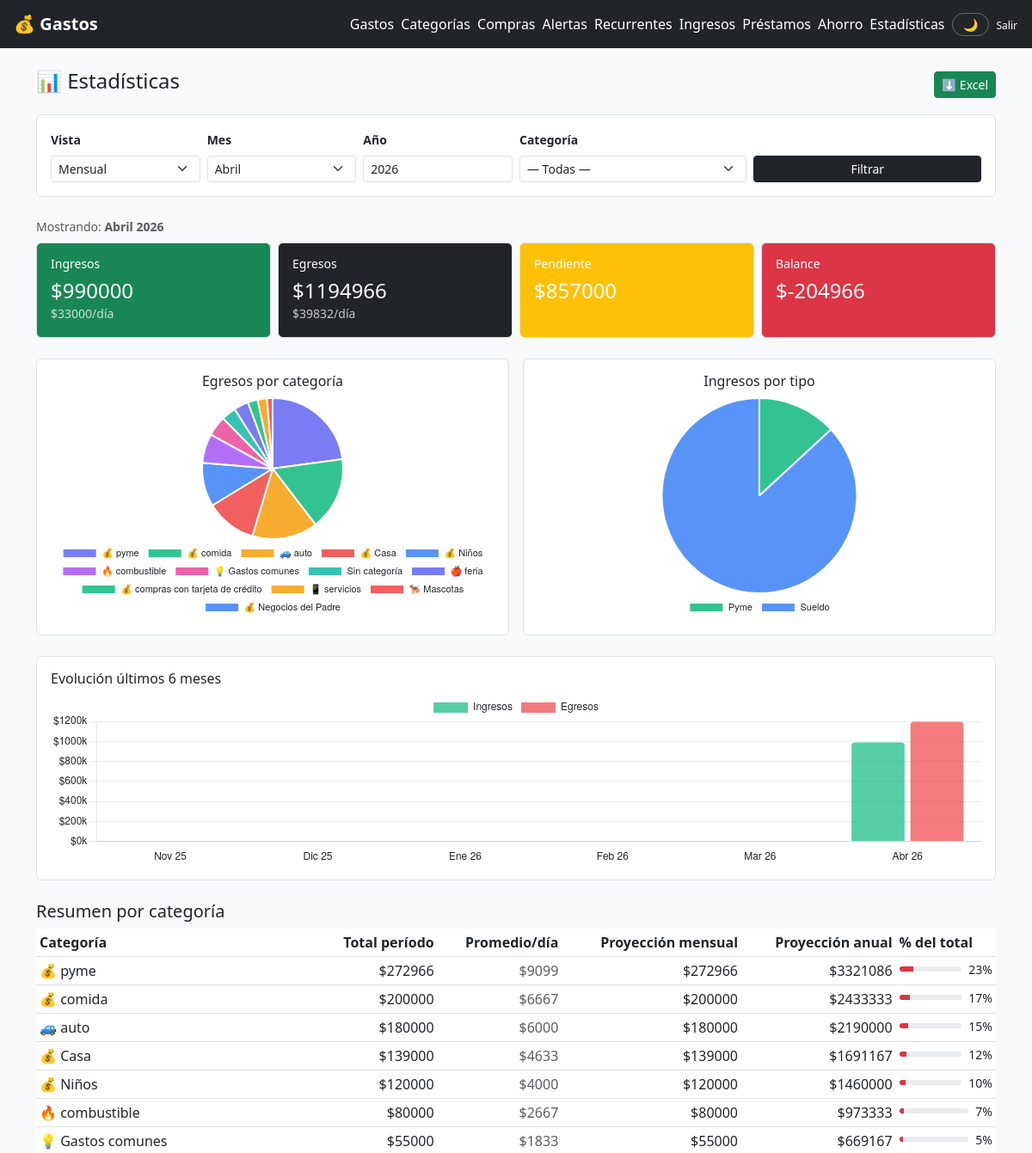
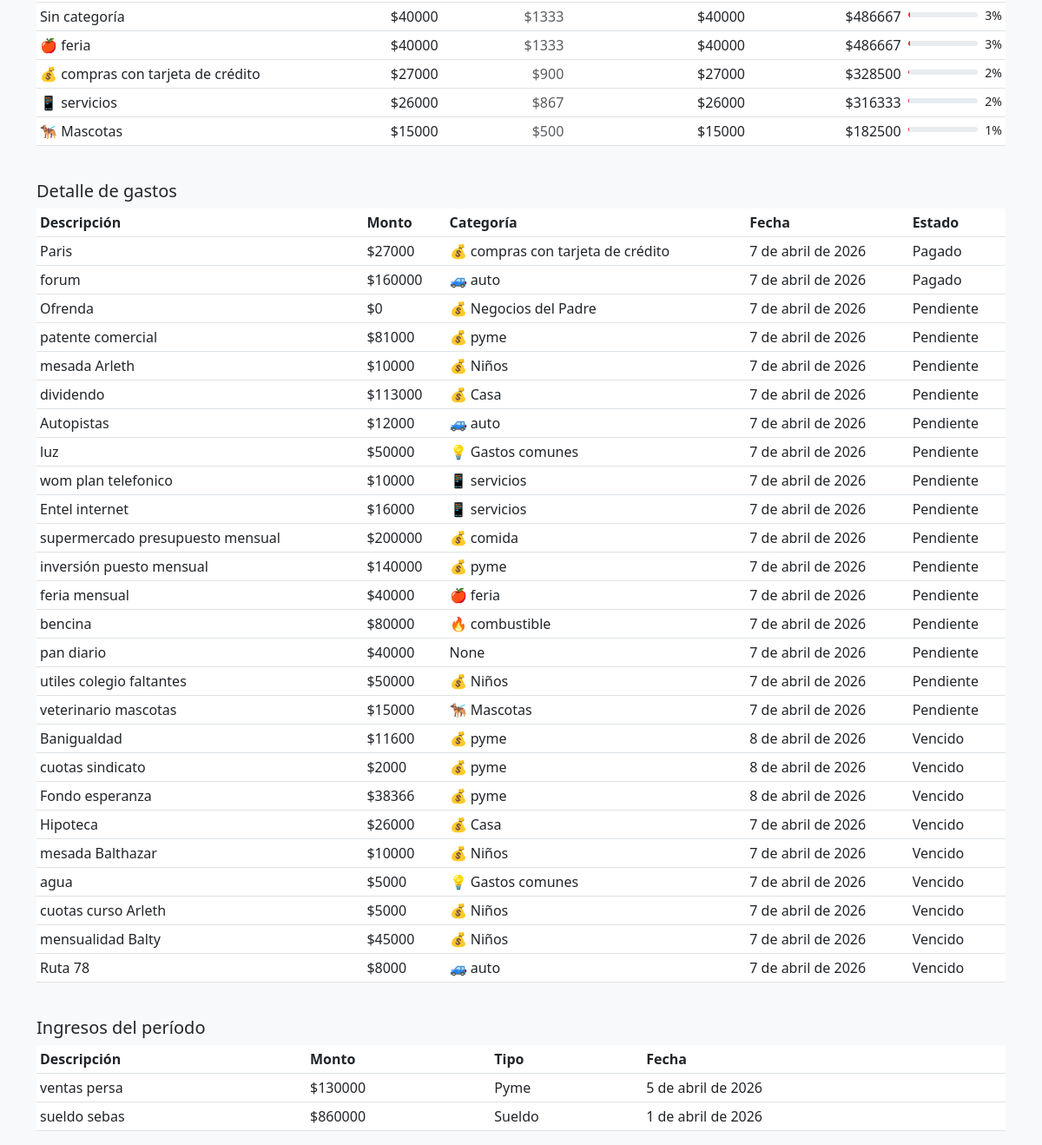
The app's page /reportes/estadisticas/ (signed in), older data (2 pictures, top to bottom).
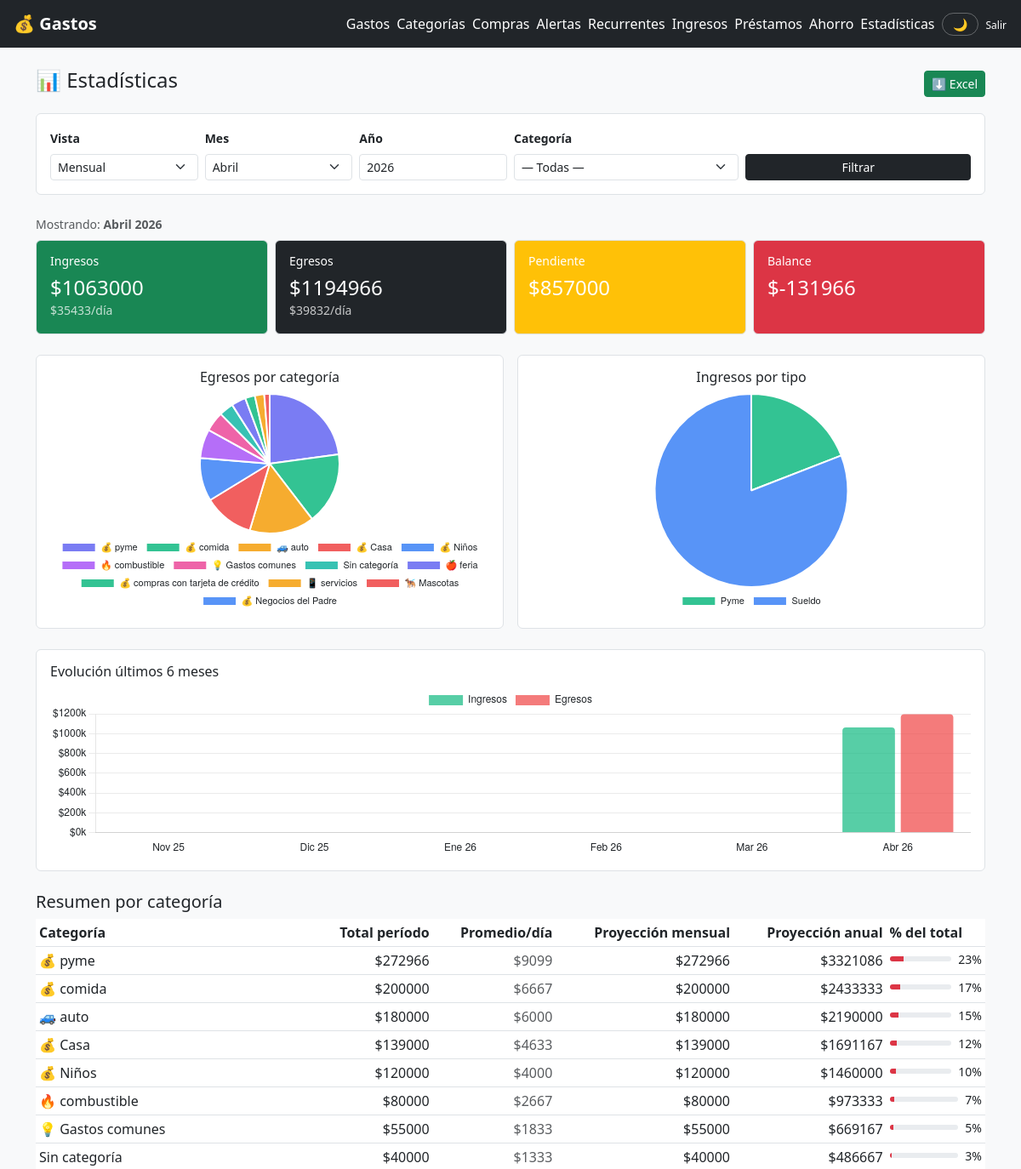
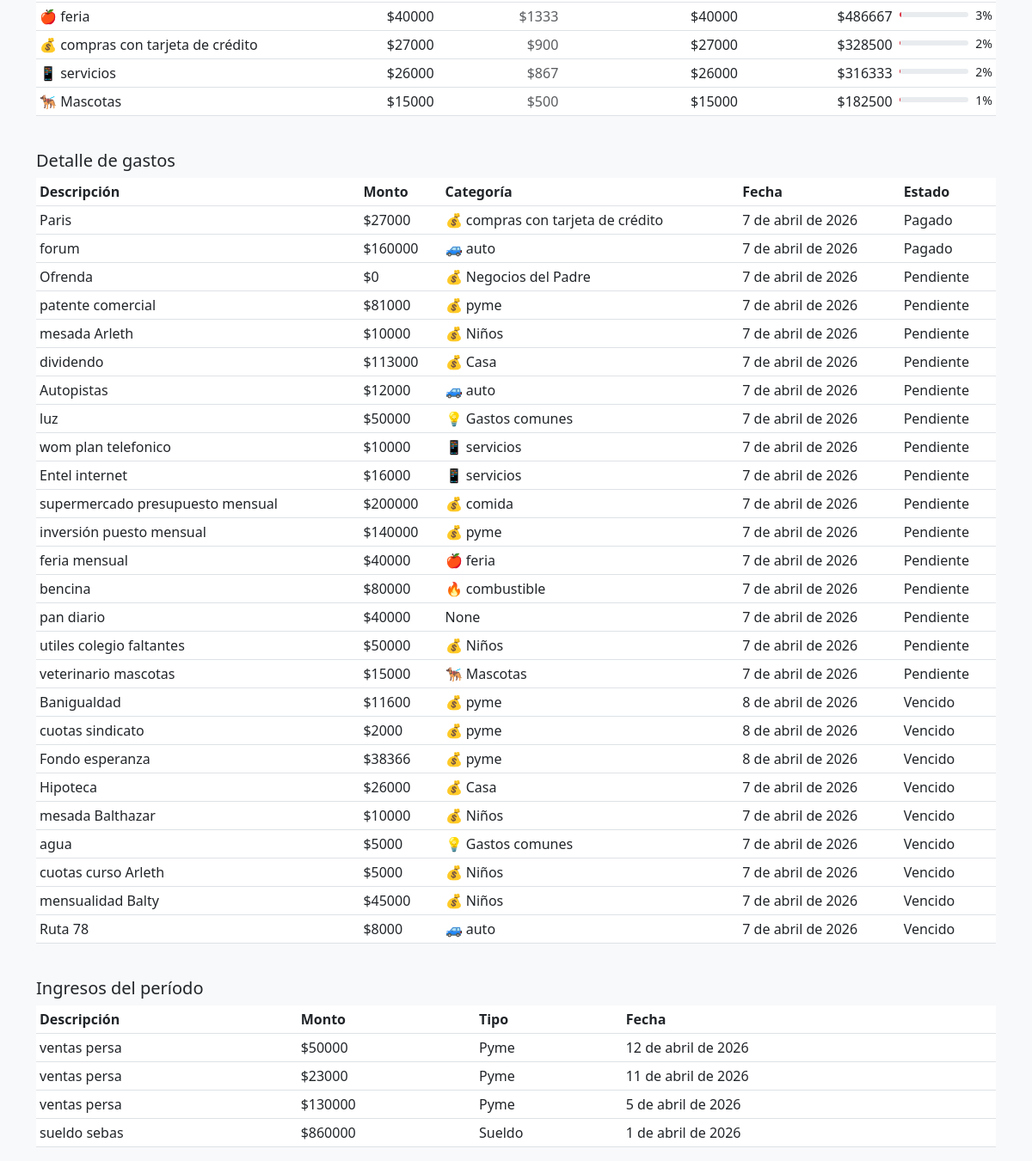
The same page, newer data (2 pictures, top to bottom).
### gastos/models.py (models this page shows, shortened)
class Gasto(models.Model):
    PRIORIDAD_CHOICES = [
        ('urgente', 'Urgente'),
        ('alta', 'Alta'),
        ('normal', 'Normal'),
        ('postergable', 'Postergable'),
    ]
    ESTADO_CHOICES = [
        ('pendiente', 'Pendiente'),
        ('pagado', 'Pagado'),
        ('vencido', 'Vencido'),
    ]
    usuario = models.ForeignKey(User, on_delete=models.CASCADE, related_name='gastos')
    descripcion = models.CharField(max_length=200)
    monto = models.DecimalField(max_digits=12, decimal_places=0, null=True, blank=True)
    categoria = models.ForeignKey(Categoria, on_delete=models.SET_NULL, null=True, blank=True)
    fecha = models.DateField(default=timezone.now)
    fecha_vencimiento = models.DateField(null=True, blank=True)
    prioridad = models.CharField(max_length=20, choices=PRIORIDAD_CHOICES, default='normal')
    estado = models.CharField(max_length=20, choices=ESTADO_CHOICES, default='pendiente')
    notas = models.TextField(blank=True)
    creado_en = models.DateTimeField(auto_now_add=True)
    actualizado_en = models.DateTimeField(auto_now=True)
    class Meta:
        ordering = ['-fecha', '-creado_en']

class Categoria(models.Model):
    nombre = models.CharField(max_length=100)
    icono = models.CharField(max_length=10, default='💰')
    color = models.CharField(max_length=7, default='#6366f1')
    class Meta:
        verbose_name_plural = 'categorías'
        ordering = ['nombre']
    def __str__(self):
        return f"{self.icono} {self.nombre}"

class Ingreso(models.Model):
    TIPO_CHOICES = [
        ('sueldo', 'Sueldo'),
        ('extra', 'Extra'),
        ('pyme', 'Pyme'),
        ('otro', 'Otro'),
    ]
    usuario = models.ForeignKey(User, on_delete=models.CASCADE, related_name='ingresos')
    descripcion = models.CharField(max_length=200)
    monto = models.DecimalField(max_digits=12, decimal_places=0)
    tipo = models.CharField(max_length=20, choices=TIPO_CHOICES, default='sueldo')
    fecha = models.DateField(default=timezone.now)
    es_fijo = models.BooleanField(default=False)
    creado_en = models.DateTimeField(auto_now_add=True)
    class Meta:
        ordering = ['-fecha']

### reportes/views.py (the view, shortened to what this page needs)
# urls.py: path('estadisticas/', views.estadisticas, name='estadisticas'),
@login_required
def estadisticas(request):
    hoy = timezone.now().date()
    año = int(request.GET.get('año', hoy.year))
    mes = int(request.GET.get('mes', hoy.month))
    periodo = request.GET.get('periodo', 'mensual')
    categoria_filtro = request.GET.get('categoria_filtro', '')
    fecha_inicio, fecha_fin, titulo_periodo, dias = _rango_fechas(periodo, año, mes)
    gastos_qs = Gasto.objects.filter(
        usuario=request.user,
        fecha__range=(fecha_inicio, fecha_fin),
    ).select_related('categoria').order_by('estado', '-fecha')
    categoria_nombre = ''
    ingresos_qs = Ingreso.objects.filter(
        usuario=request.user,
        fecha__range=(fecha_inicio, fecha_fin),
    )
    total_egresos = gastos_qs.aggregate(t=Sum('monto'))['t'] or 0
    total_pendiente = gastos_qs.filter(estado='pendiente').aggregate(t=Sum('monto'))['t'] or 0
    total_ingresos = ingresos_qs.aggregate(t=Sum('monto'))['t'] or 0
    balance = total_ingresos - total_egresos
    promedio_diario_egresos = round(float(total_egresos) / dias) if dias > 0 and total_egresos else 0
    promedio_diario_ingresos = round(float(total_ingresos) / dias) if dias > 0 and total_ingresos else 0
    por_categoria = gastos_qs.values('categoria__nombre').annotate(subtotal=Sum('monto')).filter(subtotal__gt=0)
    ingresos_por_tipo = ingresos_qs.values('tipo').annotate(subtotal=Sum('monto'))
    datos_categorias_json = _datos_categorias_json(gastos_qs)
    TIPOS_INGRESO = {'sueldo': 'Sueldo', 'extra': 'Extra', 'pyme': 'Pyme', 'otro': 'Otro'}
    datos_ingresos_json = json.dumps({
        'labels': [TIPOS_INGRESO.get(i['tipo'], i['tipo']) for i in ingresos_por_tipo],
        'values': [float(i['subtotal'] or 0) for i in ingresos_por_tipo],
    })
    evolucion_labels, evolucion_egresos, evolucion_ingresos, titulo_evolucion = _evolucion(
        request.user, periodo, año, mes
    )
    resumen_categorias = _resumen_por_categoria(gastos_qs, dias, float(total_egresos))
    return render(request, 'gastos/estadisticas.html', {
        'periodo': periodo,
        'mes': mes,
        'año': año,
        'categoria_filtro': categoria_filtro,
        'categoria_nombre': categoria_nombre,
        'categorias': Categoria.objects.all(),
        'meses_lista': MESES_LISTA,
        'titulo_periodo': titulo_periodo,
        'titulo_evolucion': titulo_evolucion,
        'gastos': gastos_qs,
        'ingresos': ingresos_qs,
        'total_egresos': total_egresos,
        'total_pendiente': total_pendiente,
        'total_ingresos': total_ingresos,
        'balance': balance,
        'promedio_diario_egresos': promedio_diario_egresos,
        'promedio_diario_ingresos': promedio_diario_ingresos,
        'por_categoria': por_categoria,
        'ingresos_por_tipo': ingresos_por_tipo,
        'resumen_categorias': resumen_categorias,
        'datos_categorias_json': datos_categorias_json,
        'datos_ingresos_json': datos_ingresos_json,
        'evolucion_labels': evolucion_labels,
        'evolucion_egresos': evolucion_egresos,
        'evolucion_ingresos': evolucion_ingresos,
    })

### reportes/views.py (called while the page is built)
def _datos_categorias_json(gastos):
    por_cat = (
        gastos.values('categoria__nombre', 'categoria__icono')
        .annotate(subtotal=Sum('monto'))
        .order_by('-subtotal')
    )
    labels, values = [], []
    for item in por_cat:
        nombre = item['categoria__nombre'] or 'Sin categoría'
        icono = item['categoria__icono'] or ''
        labels.append(f"{icono} {nombre}".strip())
        values.append(float(item['subtotal'] or 0))
    return json.dumps({'labels': labels, 'values': values})

### templates/gastos/estadisticas.html (shortened to what the changed rows need)
{% extends 'gastos/base.html' %}
{% block contenido %}
<div class="row mb-4 g-2">
    <div class="col-6 col-md-3">
        <div class="card text-white bg-success h-100">
            <div class="card-body py-3">
                <h6 class="card-title small">Ingresos</h6>
                <h4 class="mb-0">${{ total_ingresos|floatformat:0 }}</h4>
                {% if promedio_diario_ingresos %}<small class="opacity-75">${{ promedio_diario_ingresos|floatformat:0 }}/día</small>{% endif %}
            </div>
        </div>
    </div>
    <div class="col-6 col-md-3">
        <div class="card text-white {% if balance >= 0 %}bg-info{% else %}bg-danger{% endif %} h-100">
            <div class="card-body py-3">
                <h6 class="card-title small">Balance</h6>
                <h4 class="mb-0">${{ balance|floatformat:0 }}</h4>
            </div>
        </div>
    </div>
</div>
{% if por_categoria or ingresos_por_tipo %}
<div class="row mb-4 g-3">
    {% if ingresos_por_tipo %}
    <div class="col-md-6">
        <div class="card h-100">
            <div class="card-body">
                <h6 class="card-title text-center">Ingresos por tipo</h6>
                <div style="position:relative; height:260px;">
                    <canvas id="graficoIngresos"></canvas>
                </div>
            </div>
        </div>
    </div>
    {% endif %}
</div>
{% endif %}
{% if evolucion_labels %}
<div class="card mb-4">
    <div class="card-body">
        <h6 class="card-title">{{ titulo_evolucion }}</h6>
        <div style="position:relative; height:200px;">
            <canvas id="graficoEvolucion"></canvas>
        </div>
    </div>
</div>
{% endif %}
{% if resumen_categorias %}
<div class="table-responsive mb-4">
<table class="table table-hover table-sm">
    <thead class="table-dark">
        <tr>
            <th>Categoría</th>
            <th class="text-end">Total período</th>
            <th class="text-end">Promedio/día</th>
            <th class="text-end">Proyección mensual</th>
            <th class="text-end">Proyección anual</th>
            <th>% del total</th>
        </tr>
    </thead>
    <tbody>
        {% for r in resumen_categorias %}
        <tr>
            <td>{{ r.nombre }}</td>
            <td class="text-end">${{ r.total|floatformat:0 }}</td>
            <td class="text-end text-muted">${{ r.por_dia|floatformat:0 }}</td>
            <td class="text-end">${{ r.proyeccion_mensual|floatformat:0 }}</td>
            <td class="text-end">${{ r.proyeccion_anual|floatformat:0 }}</td>
            <td>
                <div class="d-flex align-items-center gap-2">
                    <div class="progress flex-grow-1" style="height:6px">
                        <div class="progress-bar bg-danger" style="width:{{ r.porcentaje }}%"></div>
                    </div>
                    <small>{{ r.porcentaje }}%</small>
                </div>
            </td>
        </tr>
        {% endfor %}
    </tbody>
</table>
</div>
{% endif %}
<div class="table-responsive">
<table class="table table-hover table-sm">
    <thead>
        <tr><th>Descripción</th><th>Monto</th><th>Categoría</th><th>Fecha</th><th>Estado</th></tr>
    </thead>
    <tbody>
        {% for g in gastos %}
        <tr class="{% if g.estado == 'vencido' %}table-danger{% elif g.estado == 'pagado' %}table-success{% endif %}">
            <td>{{ g.descripcion }}</td>
            <td>${{ g.monto|floatformat:0 }}</td>
            <td>{{ g.categoria }}</td>
            <td>{{ g.fecha }}</td>
            <td>{{ g.get_estado_display }}</td>
        </tr>
        {% empty %}
        <tr><td colspan="5" class="text-center text-muted">Sin gastos en este período</td></tr>
        {% endfor %}
    </tbody>
</table>
</div>
<div class="table-responsive">
<table class="table table-hover table-sm">
    <thead>
        <tr><th>Descripción</th><th>Monto</th><th>Tipo</th><th>Fecha</th></tr>
    </thead>
    <tbody>
        {% for i in ingresos %}
        <tr class="table-success">
            <td>{{ i.descripcion }}</td>
            <td>${{ i.monto|floatformat:0 }}</td>
            <td>{{ i.get_tipo_display }}</td>
            <td>{{ i.fecha }}</td>
        </tr>
        {% empty %}
        <tr><td colspan="4" class="text-center text-muted">Sin ingresos en este período</td></tr>
        {% endfor %}
    </tbody>
</table>
</div>
{% endblock %}

Row changes from the older to the newer data that the page shows:
added Ingreso: descripcion "ventas persa", monto "50000", tipo "Pyme", fecha "12 de abril de 2026"
added Ingreso: descripcion "ventas persa", monto "23000", tipo "Pyme", fecha "11 de abril de 2026"
Text that changed along with them:
{{ total_ingresos|floatformat:0 }}: "990000" → "1063000"
{{ promedio_diario_ingresos|floatformat:0 }}: "33000" → "35433"
{{ balance|floatformat:0 }}: "-204966" → "-131966"
chart data {{ evolucion_ingresos|safe }}: [0.0, 0.0, 0.0, 0.0, 0.0, 990000.0] → [0.0, 0.0, 0.0, 0.0, 0.0, 1063000.0]
